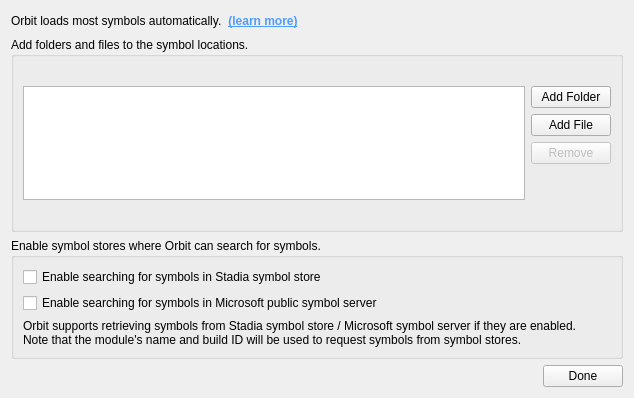
<?xml version="1.0" encoding="UTF-8"?>
<ui version="4.0">
 <class>SymbolLocationsDialog</class>
 <widget class="QDialog" name="SymbolLocationsDialog">
  <property name="geometry">
   <rect>
    <x>0</x>
    <y>0</y>
    <width>634</width>
    <height>398</height>
   </rect>
  </property>
  <property name="windowTitle">
   <string>Symbol Locations</string>
  </property>
  <layout class="QVBoxLayout" name="verticalLayout">
   <item>
    <layout class="QHBoxLayout" name="horizontalLayout_0">
     <item>
      <widget class="QLabel" name="generalInfoLabel">
       <property name="sizePolicy">
        <sizepolicy hsizetype="Fixed" vsizetype="Preferred">
         <horstretch>0</horstretch>
         <verstretch>0</verstretch>
        </sizepolicy>
       </property>
       <property name="text">
        <string>Orbit loads most symbols automatically.</string>
       </property>
       <property name="wordWrap">
        <bool>false</bool>
       </property>
      </widget>
     </item>
     <item>
      <widget class="QPushButton" name="moreInfoButton">
       <property name="sizePolicy">
        <sizepolicy hsizetype="Fixed" vsizetype="Preferred">
         <horstretch>0</horstretch>
         <verstretch>0</verstretch>
        </sizepolicy>
       </property>
       <property name="styleSheet">
        <string notr="true">border: none; color: #4F9CFF; font-weight: bold; text-decoration: underline</string>
       </property>
       <property name="text">
        <string>(learn more)</string>
       </property>
      </widget>
     </item>
     <item>
      <spacer name="horizontalSpacer_0">
       <property name="orientation">
        <enum>Qt::Horizontal</enum>
       </property>
       <property name="sizeType">
        <enum>QSizePolicy::Expanding</enum>
       </property>
       <property name="sizeHint" stdset="0">
        <size>
         <width>40</width>
         <height>20</height>
        </size>
       </property>
      </spacer>
     </item>
    </layout>
   </item>
   <item>
    <widget class="QGroupBox" name="symbolLocationGroupBox">
     <property name="title">
      <string>Add folders and files to the symbol locations.</string>
     </property>
     <layout class="QGridLayout" name="gridLayout">
      <item row="2" column="0">
       <widget class="QLabel" name="infoLabel">
        <property name="text">
         <string/>
        </property>
        <property name="wordWrap">
         <bool>true</bool>
        </property>
       </widget>
      </item>
      <item row="1" column="0">
       <widget class="QListWidget" name="listWidget"/>
      </item>
      <item row="0" column="0">
       <widget class="QLabel" name="moduleHeadlineLabel">
        <property name="visible">
         <bool>false</bool>
        </property>
       </widget>
      </item>
      <item row="1" column="1">
       <layout class="QVBoxLayout" name="verticalLayout">
        <item>
         <widget class="QPushButton" name="addFolderButton">
          <property name="text">
           <string>Add Folder</string>
          </property>
         </widget>
        </item>
        <item>
         <widget class="QPushButton" name="addFileButton">
          <property name="text">
           <string>Add File</string>
          </property>
         </widget>
        </item>
        <item>
         <widget class="QPushButton" name="removeButton">
          <property name="enabled">
           <bool>false</bool>
          </property>
          <property name="text">
           <string>Remove</string>
          </property>
         </widget>
        </item>
        <item>
         <spacer name="verticalSpacer">
          <property name="orientation">
           <enum>Qt::Vertical</enum>
          </property>
          <property name="sizeHint" stdset="0">
           <size>
            <width>20</width>
            <height>40</height>
           </size>
          </property>
         </spacer>
        </item>
       </layout>
      </item>
     </layout>
    </widget>
   </item>
   <item>
    <widget class="QGroupBox" name="symbolStoreGroupBox">
     <property name="title">
      <string>Enable symbol stores where Orbit can search for symbols.</string>
     </property>
     <layout class="QVBoxLayout" name="verticalLayout_1">
      <item>
       <widget class="QCheckBox" name="enableStadiaSymbolStoreCheckBox">
        <property name="accessibleName">
         <string>EnableStadiaSymbolStoreCheckBox</string>
        </property>
        <property name="text">
         <string>Enable searching for symbols in Stadia symbol store</string>
        </property>
       </widget>
      </item>
      <item>
       <widget class="QCheckBox" name="enableMicrosoftSymbolServerCheckBox">
        <property name="accessibleName">
         <string>EnableMicrosoftSymbolServerCheckBox</string>
        </property>
        <property name="text">
         <string>Enable searching for symbols in Microsoft public symbol server</string>
        </property>
       </widget>
      </item>
      <item>
       <widget class="QLabel" name="symbolStoreInfoLabel">
        <property name="text">
         <string>Orbit supports retrieving symbols from Stadia symbol store / Microsoft symbol server if they are enabled.
Note that the module's name and build ID will be used to request symbols from symbol stores.</string>
        </property>
        <property name="wordWrap">
         <bool>true</bool>
        </property>
       </widget>
      </item>
     </layout>
    </widget>
   </item>
   <item>
    <layout class="QHBoxLayout" name="horizontalLayout_1">
     <item>
      <spacer name="horizontalSpacer_1">
       <property name="orientation">
        <enum>Qt::Horizontal</enum>
       </property>
       <property name="sizeType">
        <enum>QSizePolicy::Expanding</enum>
       </property>
       <property name="sizeHint" stdset="0">
        <size>
         <width>40</width>
         <height>20</height>
        </size>
       </property>
      </spacer>
     </item>
     <item>
      <widget class="QPushButton" name="doneButton">
       <property name="text">
        <string>Done</string>
       </property>
      </widget>
     </item>
    </layout>
   </item>
  </layout>
 </widget>
 <tabstops>
  <tabstop>addFolderButton</tabstop>
  <tabstop>addFileButton</tabstop>
  <tabstop>removeButton</tabstop>
  <tabstop>listWidget</tabstop>
 </tabstops>
 <resources/>
 <connections>
  <connection>
   <sender>doneButton</sender>
   <signal>clicked()</signal>
   <receiver>SymbolLocationsDialog</receiver>
   <slot>reject()</slot>
   <hints>
    <hint type="sourcelabel">
     <x>521</x>
     <y>513</y>
    </hint>
    <hint type="destinationlabel">
     <x>531</x>
     <y>477</y>
    </hint>
   </hints>
  </connection>
  <connection>
   <sender>addFolderButton</sender>
   <signal>clicked()</signal>
   <receiver>SymbolLocationsDialog</receiver>
   <slot>OnAddFolderButtonClicked()</slot>
   <hints>
    <hint type="sourcelabel">
     <x>481</x>
     <y>25</y>
    </hint>
    <hint type="destinationlabel">
     <x>500</x>
     <y>120</y>
    </hint>
   </hints>
  </connection>
  <connection>
   <sender>addFileButton</sender>
   <signal>clicked()</signal>
   <receiver>SymbolLocationsDialog</receiver>
   <slot>OnAddFileButtonClicked()</slot>
   <hints>
    <hint type="sourcelabel">
     <x>466</x>
     <y>47</y>
    </hint>
    <hint type="destinationlabel">
     <x>462</x>
     <y>117</y>
    </hint>
   </hints>
  </connection>
  <connection>
   <sender>removeButton</sender>
   <signal>clicked()</signal>
   <receiver>SymbolLocationsDialog</receiver>
   <slot>OnRemoveButtonClicked()</slot>
   <hints>
    <hint type="sourcelabel">
     <x>506</x>
     <y>84</y>
    </hint>
    <hint type="destinationlabel">
     <x>473</x>
     <y>180</y>
    </hint>
   </hints>
  </connection>
  <connection>
   <sender>moreInfoButton</sender>
   <signal>clicked()</signal>
   <receiver>SymbolLocationsDialog</receiver>
   <slot>OnMoreInfoButtonClicked()</slot>
   <hints>
    <hint type="sourcelabel">
     <x>119</x>
     <y>472</y>
    </hint>
    <hint type="destinationlabel">
     <x>217</x>
     <y>477</y>
    </hint>
   </hints>
  </connection>
  <connection>
   <sender>listWidget</sender>
   <signal>itemSelectionChanged()</signal>
   <receiver>SymbolLocationsDialog</receiver>
   <slot>OnListItemSelectionChanged()</slot>
   <hints>
    <hint type="sourcelabel">
     <x>211</x>
     <y>207</y>
    </hint>
    <hint type="destinationlabel">
     <x>469</x>
     <y>304</y>
    </hint>
   </hints>
  </connection>
 </connections>
 <slots>
  <slot>OnAddFolderButtonClicked()</slot>
  <slot>OnAddFileButtonClicked()</slot>
  <slot>OnRemoveButtonClicked()</slot>
  <slot>OnMoreInfoButtonClicked()</slot>
  <slot>OnListItemSelectionChanged()</slot>
 </slots>
</ui>
